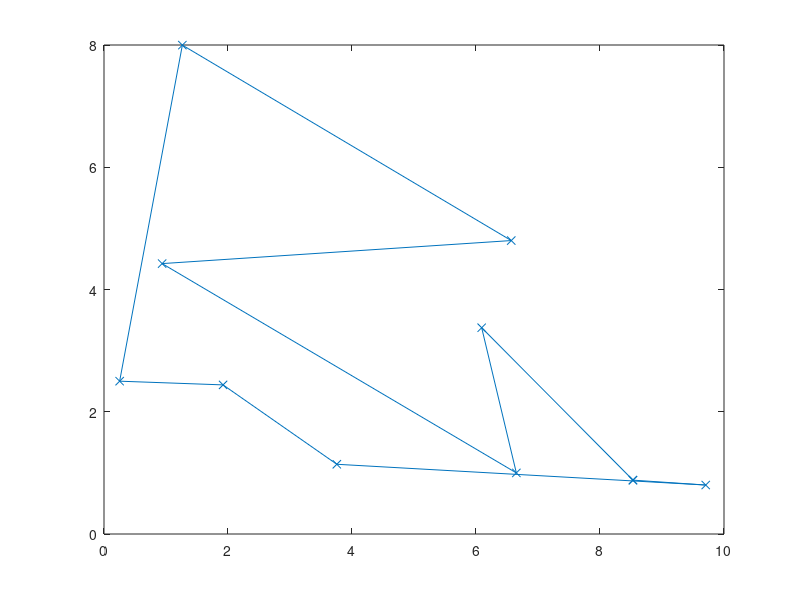

Source code (MATLAB):
clc
clear
close all

N=10;
x=rand(1,N)*10;
y=rand(1,N)*10;
order=[1:N,1];
F=@(x1, y1, x2, y2, x, y) (x-x1)*(y2-y1)-(x2-x1)*(y-y1);
intersect=@(x1, y1, x2, y2, x3, y3, x4, y4) F(x1,y1,x2,y2,x3,y3)*F(x1,y1,x2,y2,x4,y4)<0 && F(x3,y3,x4,y4,x1,y1)*F(x3,y3,x4,y4,x2,y2)<0;
k=0;
no_of_intersection=1;
while no_of_intersection>0

p1=randi(N-1)+1;
p2=randi(N-1)+1;
order([p1 p2])=order([p2 p1]);
    no_of_intersection=0;
for i=1:N-3
    for j=i+2:N
        p1=order(i);
        p2=order(i+1);
        p3=order(j);
        p4=order(j+1);
        if intersect(x(p1),y(p1),x(p2),y(p2),x(p3),y(p3),x(p4),y(p4))
            no_of_intersection=no_of_intersection+1;
           
        end  
    end
end
 

        k=k+1;
end
 plot(x(order),y(order),'-x')
        pause(0.0001)
disp(k);